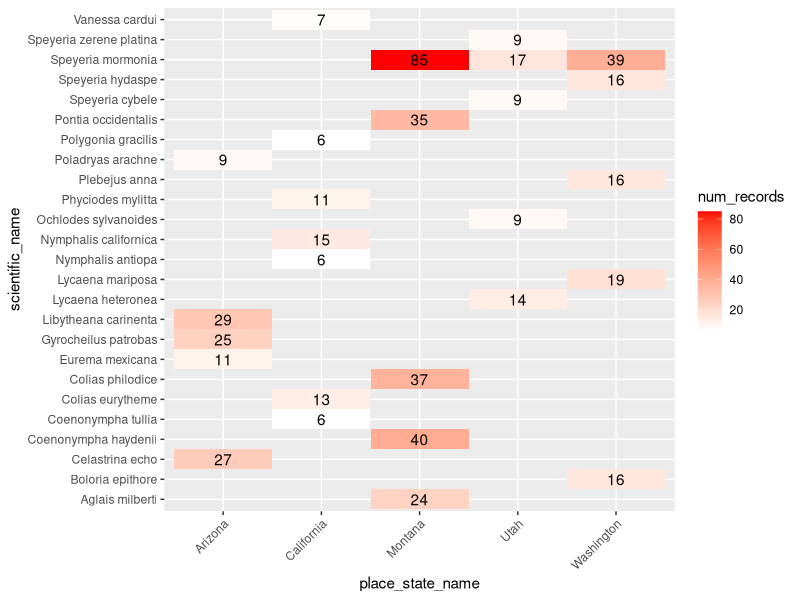

The R script that drew this image:
#Occurence data from Adventure Scientists
#Noah Giebink
#giebink@email.arizona.edu
#2019-07-19

#data
adventure_scientists_data_raw <-
  read.csv("data/iNaturalist_AdventureScientists.csv")
adventure_scientists_data_raw_expanded <-
  read.csv("data/iNaturalist_AdventureScientists_taxonInfoExpanded.csv")

#packages
library(tidyverse)
library(ggplot2)
library(corrplot)

#DATA EXPLORATION

#Checking to make sure each common name doesn't have multiple species names
adventure_scientists_data_raw_expanded %>%
  group_by(common_name) %>%
  summarize(unique_spec = n_distinct(scientific_name)) %>%
  print(n = 149)

#Checking out species that don't have a common name
the_naughty_list = adventure_scientists_data_raw_expanded %>%
  filter(common_name == "") %>%
  group_by(scientific_name) %>%
  summarize(n = n())


#Candidate species: top 5 by number of records in each state
top_5 = adventure_scientists_data_raw_expanded %>%
  filter(place_state_name != "") %>%
  filter(place_state_name %in% c("Washington", "Utah", 
                                 "Montana", "California", 
                                 "Arizona")) %>%
  group_by(place_state_name, scientific_name) %>%
  summarize(num_records = n()) %>%
  ungroup() %>%
  group_by(place_state_name) %>%
  top_n(n = 5, wt = num_records) %>%
  arrange((place_state_name), desc(num_records)) %>%
  print(n = 46)


#Visualize candidate species in each region
#heatmap: state~species 

speciesHeatmap <- ggplot(top_5,
                         aes(x = scientific_name,
                             y = place_state_name)) +
  geom_tile(aes(fill = num_records)) +
  coord_flip() +
  geom_text(aes(label = num_records)) +
  scale_fill_gradient(low = "white",
                      high = "red") +
theme(axis.text.x = element_text(angle = 45,
                                 hjust = 1))

